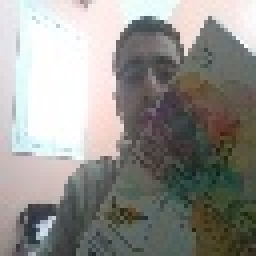
#> input picture train/negative_image_14.jpg, 64 x 64 px, given in place of the camera (shown 4 times larger)
$ python newParallel_V2.py
#> lines starting #> are read from the running program, lines starting #| are printed output that depends on the picture; after the words box and inside, x2 and y2 are one past the last pixel; in counts of white or black regions, pixels touching at a corner belong together
#> (reads trained_knn_classifier_64bit_V2.pkl from the repository)
#> further down, frame is the input picture: shape (64, 64, 3); mean B, G, R 140.2, 144.6, 145.8
import cv2
import numpy as np
from sklearn.svm import SVC
from skimage.feature import hog
import joblib
import time
import pyautogui
import concurrent.futures

def compute_hog_features(image):
    if image.ndim > 2:
        image = cv2.cvtColor(image, cv2.COLOR_BGR2GRAY)
    features, _ = hog(image, orientations=9, pixels_per_cell=(8, 8), cells_per_block=(2, 2), block_norm='L2-Hys', visualize=True)
    return features

def process_frame(frame):
    frame_gray = cv2.cvtColor(frame, cv2.COLOR_BGR2GRAY)
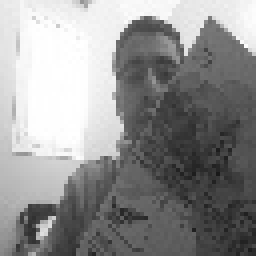
#> frame_gray: shape (64, 64) (shown 4 times larger); min 25, max 255, mean 144.5

    _, thresholded = cv2.threshold(frame_gray, 127, 255, cv2.THRESH_BINARY)
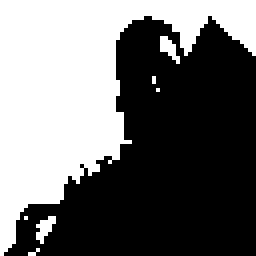
#> thresholded: shape (64, 64) (shown 4 times larger); 43.2% white; 7 white regions (6 under 20 px)
    contours, _ = cv2.findContours(thresholded, cv2.RETR_EXTERNAL, cv2.CHAIN_APPROX_SIMPLE)
#> contours = 7 contours, 6 with area under 20; largest, box (x1, y1, x2, y2) and area: (0, 0, 64, 64) 1594
    min_area_threshold = 100  # Adjust this value based on your requirements
    filtered_contours = [cnt for cnt in contours if cv2.contourArea(cnt) > min_area_threshold]
#> filtered_contours = 1 contour; box (x1, y1, x2, y2) and area: (0, 0, 64, 64) 1594
    fg_mask = np.zeros_like(frame_gray)
    cv2.drawContours(fg_mask, filtered_contours, -1, (255), thickness=cv2.FILLED)
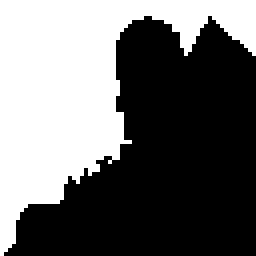
#> fg_mask: shape (64, 64) (shown 4 times larger); 42.2% white; 1 white region, box (x1, y1, x2, y2) and area: (0, 0, 64, 64) 1727

    hand_region = cv2.bitwise_and(frame, frame, mask=fg_mask)
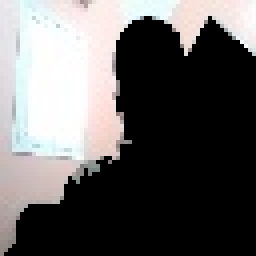
#> hand_region: shape (64, 64, 3) (shown 4 times larger); mean B, G, R 95.3, 95.6, 97.5


    kernel = np.ones((5, 5), np.uint8)
    fg_mask = cv2.morphologyEx(fg_mask, cv2.MORPH_OPEN, kernel)
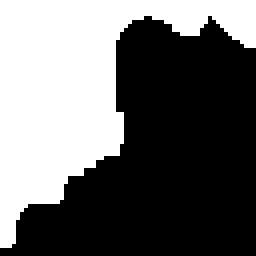
#> fg_mask: shape (64, 64) (shown 4 times larger); 41.3% white; 1 white region, box (x1, y1, x2, y2) and area: (0, 0, 64, 62) 1690
    fg_mask = cv2.morphologyEx(fg_mask, cv2.MORPH_CLOSE, kernel)
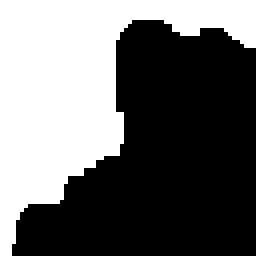
#> fg_mask: shape (64, 64) (shown 4 times larger); 41.6% white; 1 white region


    contours, _ = cv2.findContours(fg_mask, cv2.RETR_EXTERNAL, cv2.CHAIN_APPROX_SIMPLE)
#> contours = 1 contour; box (x1, y1, x2, y2) and area: (0, 0, 64, 64) 1580
    canvas = contours
#> canvas has the same summary as contours
    # Extract the bounding box of the largest contour (assuming it's the hand)
    if contours:
        largest_contour = max(contours, key=cv2.contourArea)
#> largest_contour = contour of 49 points, box (x1, y1, x2, y2) (0, 0, 64, 64), area 1580
        x, y, w, h = cv2.boundingRect(largest_contour)
#> x = 0; y = 0; w = 64; h = 64

        # Expand the bounding box to take a larger part of the image
        padding = 5
        x = max(0, x - padding)
        y = max(0, y - padding)
        w = min(frame.shape[1], w + 2 * padding)
        h = min(frame.shape[0], h + 2 * padding)

        # Create a black canvas of the same size as the original frame
        canvas = np.zeros_like(frame)

        # Crop the hand region and paste it onto the black canvas
        hand_region = frame[y:y + h, x:x + w]
        canvas[y:y + h, x:x + w] = hand_region


    segmented_hand = cv2.bitwise_and(canvas, canvas, mask=fg_mask)

    hog_features = compute_hog_features(frame)
#> in compute_hog_features, `features, _ = hog(image, orientations=9, pixels_per_cell=(8, 8), cells..`: features = 1764 values, max 0.557 at index 549, min 0 at index 5, mean 0.134
#> hog_features has the same summary as features in compute_hog_features
    hog_features = hog_features.reshape(1, -1)

    orientation_prediction = svm_classifier.predict(hog_features)
#> orientation_prediction = [0]
    #print(orientation_prediction)
    return frame_gray, fg_mask, segmented_hand, orientation_prediction

def calculate_hand_centroid(mask):

    # Find contours in the segmented hand region
    contours, _ = cv2.findContours(mask, cv2.RETR_EXTERNAL, cv2.CHAIN_APPROX_SIMPLE)

    if contours:
        # Find the contour with the maximum area (assumed to be the hand)
        max_contour = max(contours, key=cv2.contourArea)

        # Calculate the centroid of the hand contour
        M = cv2.moments(max_contour)
        if M["m00"] != 0:
            cx = int(M["m10"] / M["m00"])
            cy = int(M["m01"] / M["m00"])

            # Determine the hand movement direction based on centroid change
            if "prev_cx" in globals():
                dx = cx - prev_cx
                dy = cy - prev_cy

                if abs(dx) > abs(dy):
                    if dx > no_movement_threshold:
                        print("Movement Direction: Right")
                        pyautogui.press('right')
                    elif dx < -no_movement_threshold:
                        print("Movement Direction: Left")
                        pyautogui.press('left')
                else:
                    if dy > no_movement_threshold:
                        print("Movement Direction: Down")
                        pyautogui.press('down')
                    elif dy < -no_movement_threshold:
                        print("Movement Direction: Up")
                        pyautogui.press('up')

            # Update previous centroid
            globals()["prev_cx"], globals()["prev_cy"] = cx, cy

# Load the trained SVM classifier
svm_classifier = joblib.load('trained_knn_classifier_64bit_V2.pkl')

# Create a background subtractor
background_subtractor = cv2.createBackgroundSubtractorMOG2()

# Initialize the video capture object
cap = cv2.VideoCapture(0)

# Set the desired width and height for the resized frame
desired_width = 64
desired_height = 64
no_movement_threshold = 0
with concurrent.futures.ThreadPoolExecutor() as executor:
    while True:
        start_time = time.time()

        ret, frame = cap.read()

        if not ret:
            print("Error: Unable to capture frame.")
            break

        frame = cv2.resize(frame, (desired_width, desired_height))

        future = executor.submit(process_frame, frame)

        # Retrieve the results of the processing
        frame_gray, fg_mask, segmented_hand, orientation_prediction = future.result()
#> orientation_prediction = [0]

        # Calculate the centroid of the hand region
        if(orientation_prediction):
            center = executor.submit(calculate_hand_centroid, fg_mask)

        cv2.imshow('Segmented Hand', fg_mask)

        if cv2.waitKey(1) & 0xFF == ord('q'):
#> (key q is pressed here)
            break

# Release the camera and close all windows
cap.release()
cv2.destroyAllWindows()
